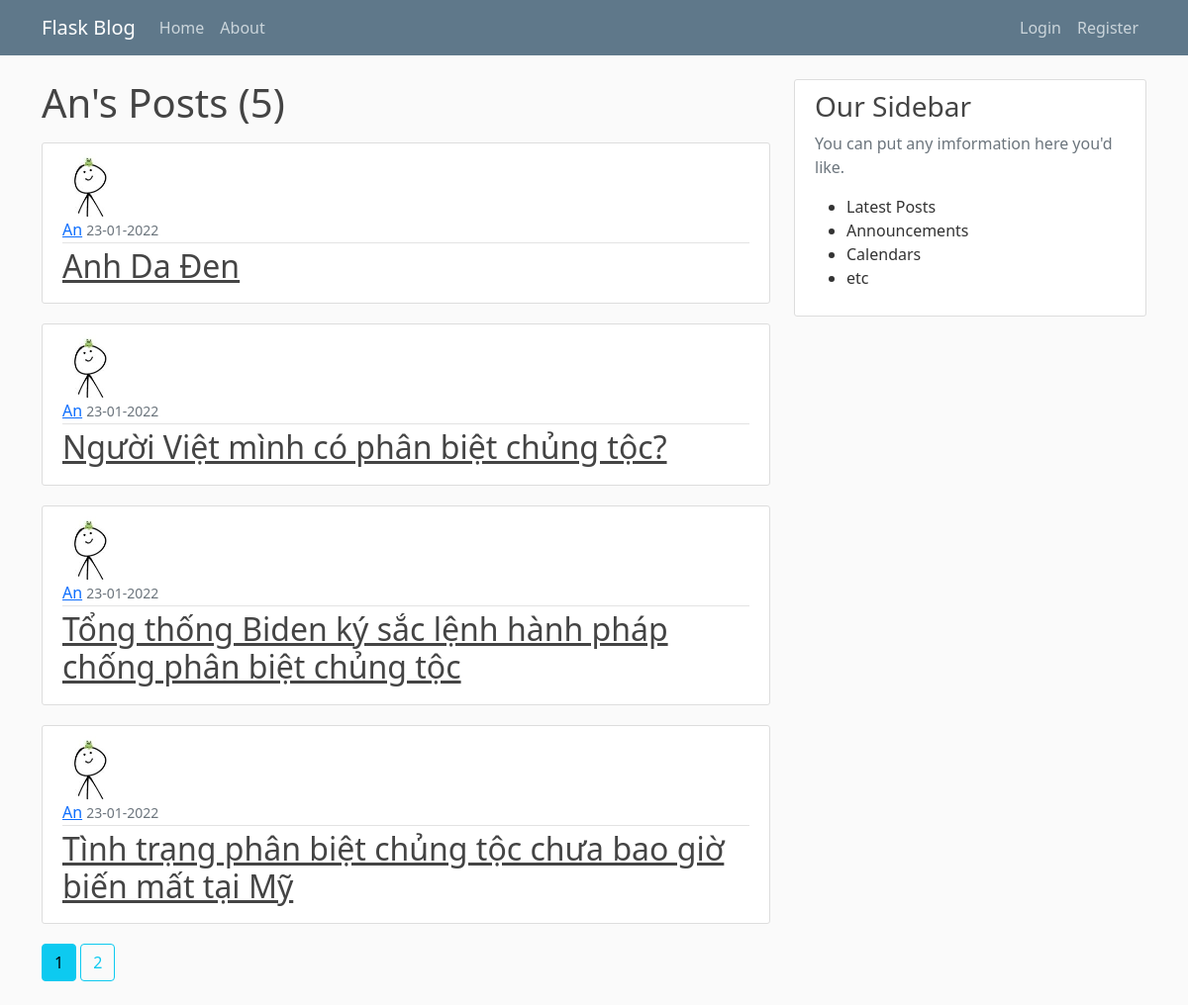
The app's page /user/An with its own data.
### flaskblog/models.py (models this page shows, shortened)
class User(db.Model, UserMixin):
    id = db.Column(db.Integer, primary_key=True)
    username = db.Column(db.String(20), unique=True, nullable=False)
    email = db.Column(db.String(120), unique=True, nullable=False)
    image_file = db.Column(db.String(20), nullable=False, default='default.jpg')
    password = db.Column(db.String(60), nullable=False)
    posts = db.relationship('Post', backref='author', lazy=True)

class Post(db.Model):
    id = db.Column(db.Integer, primary_key=True)
    title = db.Column(db.String(100), nullable=False)
    date_posted = db.Column(db.DateTime, nullable=False, default = datetime.utcnow)
    content = db.Column(db.Text, nullable=False)
    user_id = db.Column(db.Integer,db.ForeignKey('user.id'), nullable=False)

### flaskblog/routes.py (the view)
@app.route("/user/<string:username>")
def user_posts(username):
    page = request.args.get('page', 1, type=int)
    user = User.query.filter_by(username=username).first_or_404()
    posts = Post.query.filter_by(author=user)\
            .order_by(Post.date_posted.desc())\
            .paginate(page=page, per_page=4)
    return render_template('user_posts.html', posts=posts, user=user)

### flaskblog/templates/user_posts.html
{% extends "layout.html" %}
{% block content %}
    <h1 class="mb-3">{{ user.username }}'s Posts ({{ posts.total }})</h1>
    {% for post in posts.items %}
        <article class="media content-section">
            <img class="rounded-circle article-img" src="{{ url_for('static', filename='profile_pics/' + post.author.image_file) }}">
            <div>
                <div class="article-metadata">
                    <a class="mr-2" href="{{ url_for('user_posts', username = post.author.username) }}">{{ post.author.username }}</a>
                    <small class="text-muted">{{ post.date_posted.strftime('%d-%m-%Y') }}</small>
                </div>
                <h2><a class="article-title" href="{{ url_for('post', post_id = post.id) }}">{{ post.title }}</a></h2>
            </div>
        </article>
    {% endfor %}
    {% for page_num in posts.iter_pages(left_edge = 1, right_edge = 1, left_current = 1, right_current = 2) %}
        {% if page_num %}
            {% if posts.page == page_num %}
                <a class="btn btn-info mb-4" href="{{ url_for('user_posts', username=user.username, page= page_num) }}">{{ page_num }}</a>
            {% else %}
                <a class="btn btn-outline-info mb-4" href="{{ url_for('user_posts', username=user.username, page= page_num) }}">{{ page_num }}</a>
            {% endif %}
        {% else %}
            ...
        {% endif %}
    {% endfor %}
{% endblock content %}

### flaskblog/static/main.css (style rules this page uses)
body { background: #fafafa; color: #333333; margin-top: 5rem; }
h1, h2, h3, h4, h5, h6 { color: #444444; }
.content-section { background: #ffffff; padding: 10px 20px; border: 1px solid #dddddd; border-radius: 3px; margin-bottom: 20px; }
.article-title { color: #444444; }
.article-img { height: 65px; width: 65px; margin-right: 16px; }
.article-metadata { padding-bottom: 1px; margin-bottom: 4px; border-bottom: 1px solid #e3e3e3 }

### records on screen
User: username "An"
Post: image_file (picture), author.username "An", date_posted "23-01-2022", title "Anh Da Đen"
Post: image_file (picture), author.username "An", date_posted "23-01-2022", title "Người Việt mình có phân biệt chủng tộc?"
Post: image_file (picture), author.username "An", date_posted "23-01-2022", title "Tổng thống Biden ký sắc lệnh hành pháp chống phân biệt chủng tộc"
Post: image_file (picture), author.username "An", date_posted "23-01-2022", title "Tình trạng phân biệt chủng tộc chưa bao giờ biến mất tại Mỹ"

### other values on screen
{{ posts.total }} "5"
{{ page_num }} "1"
{{ page_num }} "2"
